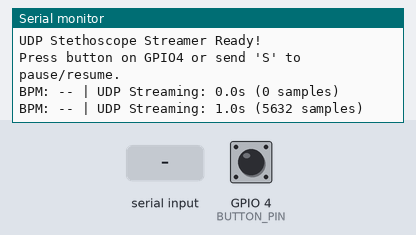
Bench run of a sketch on a simulated ESP32. Shown: the last lines printed to the serial monitor. The test bench sets the inputs (shaded band); at power-on: GPIO 4 (BUTTON_PIN) HIGH. WiFi joins after 1.5 s; servers stay silent unless stated; I2S audio is not simulated (input reads silence).

Above: at 3.2 s.
3.3 s: GPIO 4 (BUTTON_PIN) pulled LOW for 0.15 s
At 4.9 s:
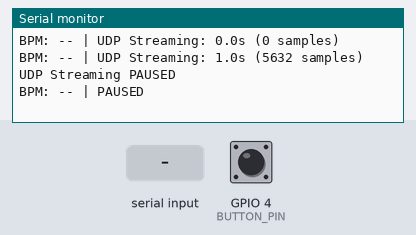
5.5 s: "S" received over Serial
At 5.9 s:
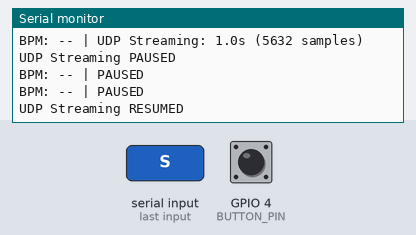
Timing chart, 0 to 8.5 s (numbered marks = the images above; inputs shaded):
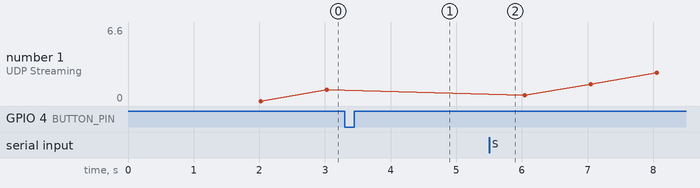

Measured:
- after the input at 3.3 s, the serial monitor: prints a new line at once (image 1)
- after the input at 5.5 s, the serial monitor: prints a new line at once (image 2)
- plotted number 1: 1 → 6.6 after the input at 5.5 s

The sketch:

esp32_stethoscope_improved.ino
```cpp
#include <driver/i2s.h>
#include <WiFi.h>
#include <WiFiUdp.h>
#include <math.h>

// ==================== CONFIGURATION ====================
const char* WIFI_SSID     = "Nord5";
const char* WIFI_PASSWORD = "Abhishek1290";
const int   SERVER_PORT   = 8888;
const char* SERVER_HOST   = "10.116.198.147"; // Your Python Desktop IP

#define I2S_PORT       I2S_NUM_0
#define SAMPLE_RATE    16000

#define I2S_BCK        32
#define I2S_WS         25
#define I2S_SD_IN      33   // ICS-43434
#define I2S_SD_OUT     26   // MAX98357A DIN

#define BUTTON_PIN     4

// ==================== BUFFERS ==========================
int32_t mic_raw[64];
int16_t stereo_out[128];

// UDP Chunking Buffer (512 int16 samples = 1024 bytes, safe for UDP MTU)
#define SEND_BUF_SIZE 512
int16_t send_buffer[SEND_BUF_SIZE];
int send_buf_idx = 0;

// ==================== DSP Variables ====================
static float x_prev = 0;
static float hp_out = 0;
static float env_audio = 0;

// Biquad Filter Coefficients & States
float b0, b1, b2, a1, a2;
float bq_x1 = 0, bq_x2 = 0, bq_y1 = 0, bq_y2 = 0;

// ==================== BPM Variables ====================
unsigned long lastBeatTime = 0;
float bpm = 0;
bool beatLock = false;

// ==================== WiFi / UDP =======================
WiFiUDP udp;
bool streaming = false;
bool buttonPressed = false;
unsigned long streamStartTime = 0;
uint32_t totalSamplesStreamed = 0;

// ==================== FUNCTIONS ========================
void calculateBiquadLPF(float fc, float fs) {
  float w0 = 2.0 * PI * (fc / fs);
  float alpha = sin(w0) / (2.0 * 0.7071);
  float cosw0 = cos(w0);

  float a0 = 1.0 + alpha;
  b0 = ((1.0 - cosw0) / 2.0) / a0;
  b1 = (1.0 - cosw0) / a0;
  b2 = ((1.0 - cosw0) / 2.0) / a0;
  a1 = (-2.0 * cosw0) / a0;
  a2 = (1.0 - alpha) / a0;
}

void setup() {
  Serial.begin(115200);
  delay(500);

  pinMode(BUTTON_PIN, INPUT_PULLUP);

  // Calculate Biquad LPF (40 Hz cutoff for heartbeats)
  calculateBiquadLPF(40.0f, SAMPLE_RATE);

  // --- WiFi ---
  Serial.print("Connecting to WiFi");
  WiFi.begin(WIFI_SSID, WIFI_PASSWORD);
  while (WiFi.status() != WL_CONNECTED) {
    delay(250);
    Serial.print(".");
  }
  Serial.println("\nConnected! IP: " + WiFi.localIP().toString());

  // Start UDP and auto-stream
  udp.begin(SERVER_PORT);
  streaming = true;
  streamStartTime = millis();
  Serial.println("UDP streaming started automatically!");

  // --- I2S Setup ---
  i2s_config_t i2s_config = {
    .mode = (i2s_mode_t)(I2S_MODE_MASTER | I2S_MODE_RX | I2S_MODE_TX),
    .sample_rate = SAMPLE_RATE,
    .bits_per_sample = I2S_BITS_PER_SAMPLE_32BIT,
    .channel_format = I2S_CHANNEL_FMT_ONLY_LEFT,
    .communication_format = I2S_COMM_FORMAT_I2S,
    .intr_alloc_flags = ESP_INTR_FLAG_LEVEL1,
    .dma_buf_count = 6,
    .dma_buf_len = 64,
    .use_apll = false,
    .tx_desc_auto_clear = true
  };

  i2s_pin_config_t pin_config = {
    .bck_io_num   = I2S_BCK,
    .ws_io_num    = I2S_WS,
    .data_out_num = I2S_SD_OUT,
    .data_in_num  = I2S_SD_IN
  };

  i2s_driver_install(I2S_PORT, &i2s_config, 0, NULL);
  i2s_set_pin(I2S_PORT, &pin_config);

  Serial.println("UDP Stethoscope Streamer Ready!");
  Serial.println("Press button on GPIO4 or send 'S' to pause/resume.");
}

void loop() {
  // --- Button Toggle ---
  bool btnState = (digitalRead(BUTTON_PIN) == LOW);
  if (btnState && !buttonPressed) {
    buttonPressed = true;
    streaming = !streaming;
    if (streaming) streamStartTime = millis();
    Serial.println(streaming ? "UDP Streaming RESUMED" : "UDP Streaming PAUSED");
  }
  if (!btnState) buttonPressed = false;

  // --- Serial Toggle ---
  if (Serial.available()) {
    char c = Serial.read();
    if (c == 'S' || c == 's') {
      streaming = !streaming;
      if (streaming) streamStartTime = millis();
      Serial.println(streaming ? "UDP Streaming RESUMED" : "UDP Streaming PAUSED");
    }
  }

  // --- I2S Read & DSP ---
  size_t bytes_read, bytes_written;
  i2s_read(I2S_PORT, mic_raw, sizeof(mic_raw), &bytes_read, portMAX_DELAY);
  int samples = bytes_read / 4;

  for (int i = 0; i < samples; i++) {
    float raw = (float)(mic_raw[i] >> 14);

    // 1. High-Pass Filter (DC Blocking, ~10 Hz)
    hp_out = raw - x_prev + 0.995f * hp_out;
    x_prev = raw;

    // 2. Biquad Butterworth Low-Pass Filter (40 Hz)
    float bq_out = b0 * hp_out + b1 * bq_x1 + b2 * bq_x2 - a1 * bq_y1 - a2 * bq_y2;
    bq_x2 = bq_x1;
    bq_x1 = hp_out;
    bq_y2 = bq_y1;
    bq_y1 = bq_out;

    // 3. Make-up Gain
    float heart_signal = bq_out * 40.0f;

    // 4. Envelope & BPM Detection
    env_audio = 0.995f * env_audio + 0.005f * fabs(heart_signal);
    unsigned long now = millis();
    if (env_audio > 350.0f && !beatLock) {
      beatLock = true;
      if (lastBeatTime > 0) {
        unsigned long dt = now - lastBeatTime;
        if (dt > 400 && dt < 1500) {
          float newBpm = 60000.0f / dt;
          bpm = (bpm == 0) ? newBpm : (bpm * 0.8f + newBpm * 0.2f);
        }
      }
      lastBeatTime = now;
    }
    if (env_audio < 200.0f) beatLock = false;

    // 5. Hard Limiter
    float clean_audio = heart_signal;
    if (clean_audio > 15000.0f) clean_audio = 15000.0f;
    if (clean_audio < -15000.0f) clean_audio = -15000.0f;

    int16_t s = (int16_t)clean_audio;

    // Speaker output (stereo)
    stereo_out[i * 2]     = s;
    stereo_out[i * 2 + 1] = s;

    // --- UDP Buffering ---
    if (streaming) {
      send_buffer[send_buf_idx++] = s;
      if (send_buf_idx >= SEND_BUF_SIZE) {
        udp.beginPacket(SERVER_HOST, SERVER_PORT);
        udp.write((uint8_t*)send_buffer, SEND_BUF_SIZE * sizeof(int16_t));
        udp.endPacket();
        send_buf_idx = 0;
        totalSamplesStreamed += SEND_BUF_SIZE;
      }
    }
  }

  // --- I2S Speaker Write ---
  i2s_write(I2S_PORT, stereo_out, samples * 4, &bytes_written, portMAX_DELAY);

  // --- Status Output (1Hz) ---
  static unsigned long lastPrint = 0;
  if (millis() - lastPrint > 1000) {
    lastPrint = millis();
    Serial.print("BPM: ");
    if (bpm > 0) Serial.print(bpm, 1);
    else Serial.print("--");

    if (streaming) {
      float secs = (millis() - streamStartTime) / 1000.0f;
      Serial.printf(" | UDP Streaming: %.1fs (%u samples)\n", secs, totalSamplesStreamed);
    } else {
      Serial.println(" | PAUSED");
    }
  }
}
```
